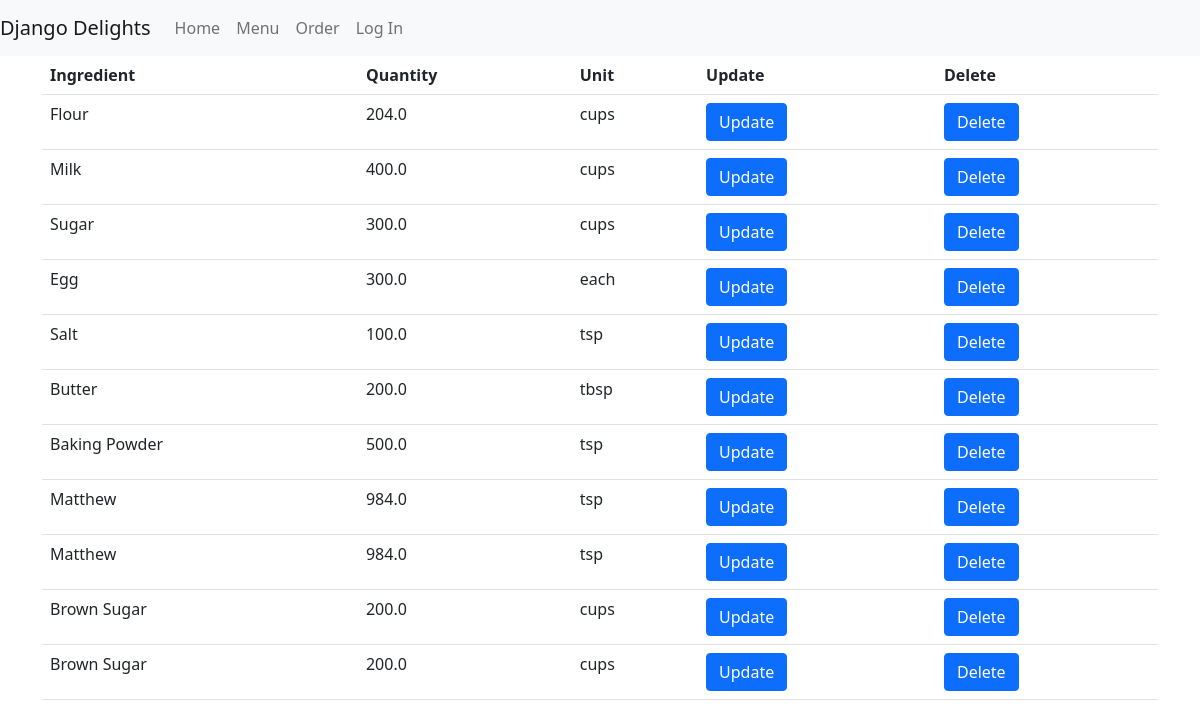
The page /ingredients/ on the database as committed earlier.
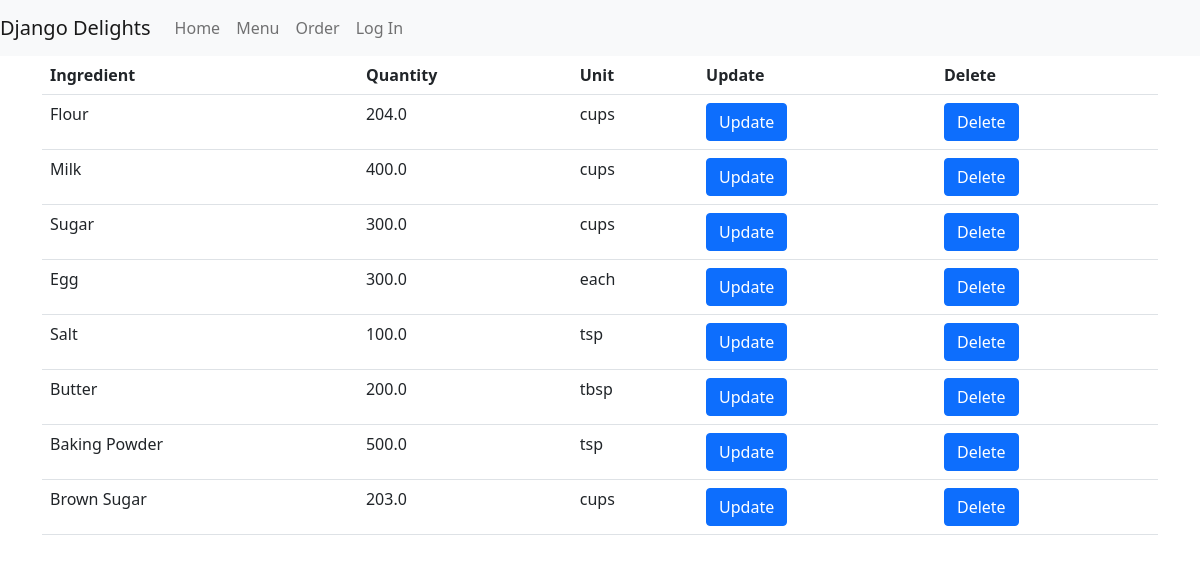
The same page on the database as committed later.
### inventory/models.py (models this page shows, shortened)
class Ingredient(models.Model):
    POUNDS = 'lbs'
    CUPS = 'cups'
    TABLESPOONS = 'tbsp'
    TEASPOONS = 'tsp'
    EACH = 'each'
    UNIT_CHOICES = [
        (POUNDS, 'Pounds'),
        (CUPS, 'Cups'),
        (TABLESPOONS, 'Tablespoons'),
        (TEASPOONS, 'Teaspoons'),
        (EACH, 'Each')
    ]
    name = models.CharField(max_length=100)
    quantity = models.FloatField()
    unit = models.CharField(max_length=4, choices=UNIT_CHOICES)
    price_per_unit = models.DecimalField(max_digits=10, decimal_places=2)
    def __str__(self) -> str:
        return self.name

### inventory/views.py (the view)
# urls.py: path('ingredients/', views.IngredientList.as_view(), name='ingredients'),
class IngredientList(ListView):
    model = Ingredient
    context_object_name = 'ingredient_list'
    template_name = 'inventory/ingredient_list.html'

### inventory/templates/inventory/ingredient_list.html
{% extends './base.html' %}
{% block content %}
<div class="container">
    <div class="row">
        <div class="col">
            <table class="table">
                <tr>
                    <th>Ingredient</th>
                    <th>Quantity</th>
                    <th>Unit</th>
                    <th>Update</th>
                    <th>Delete</th>
                </tr>
                {% for ingredient in ingredient_list %}
                <tr>
                    <td>{{ ingredient }}</td>
                    <td>{{ ingredient.quantity }}</td>
                    <td>{{ ingredient.unit }}</td>
                    <td><a class="btn btn-primary" href="./update/{{ ingredient.pk }}" role="button">Update</a></td>
                    <td><a class="btn btn-primary" href="./delete/{{ ingredient.pk }}" role="button">Delete</a></td>
                </tr>
                {% endfor %}
            </table>
        </div>
    </div>
</div>
{% endblock %}

### inventory/templates/inventory/base.html (shortened to what this page needs)
<!DOCTYPE html lang=en>
<html>
    <head>
        <link href="https://cdn.jsdelivr.net/npm/bootstrap@5.0.1/dist/css/bootstrap.min.css" rel="stylesheet">
    </head>
    <body>
        {% load static %}
        <nav class="navbar navbar-expand-md navbar-light bg-light">
            <a class="navbar-brand" href="/#">Django Delights</a>
            <div class="collapse navbar-collapse" id="navbarSupportedContent">
              <ul class="navbar-nav mr-auto">
                <li class="nav-item">
                  <a class="nav-link" href="/">Home</a>
                </li>
                <li class="nav-item">
                  <a class="nav-link" href="{% url 'menu' %}">Menu</a>
                </li>
                <li class="nav-item">
                    <a class="nav-link" href="#">Order</a>
                  </li>
                <li class="nav-item">
                  <a class="nav-link" href="#">Log In</a>
                </li>
              </ul>
            </div>
          </nav>
        {% block content %}
        {% endblock %}
    </body>
</html>

Rows that differ between the two databases and show on the page:
removed Ingredient: name "Matthew", quantity "984.0", unit "tsp"
removed Ingredient: name "Matthew", quantity "984.0", unit "tsp"
removed Ingredient: name "Brown Sugar", quantity "200.0", unit "cups"
changed Ingredient "Brown Sugar": quantity "200.0" → "203.0"
